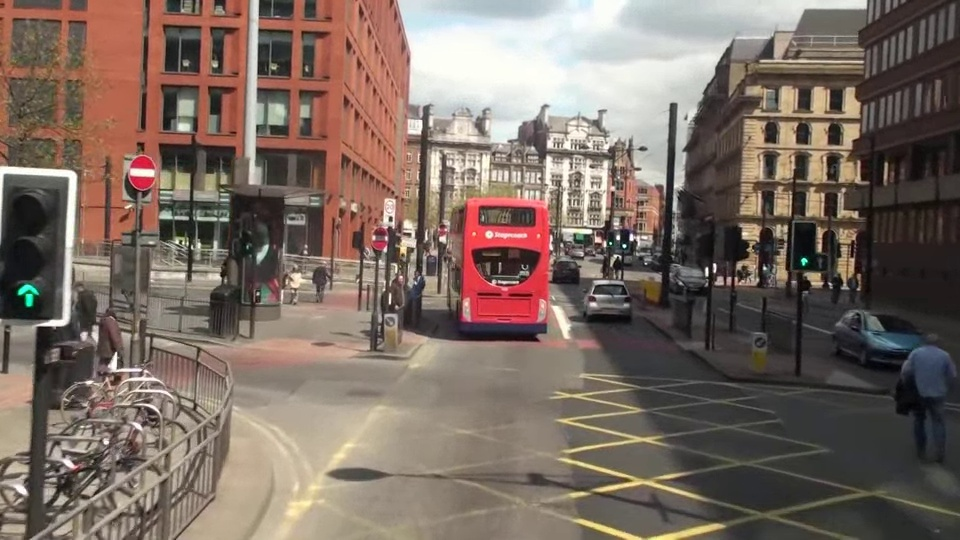
#> input picture 5주차 실습/mot_color70.jpg, 960 x 540 px
$ python '2.SIFT를 이용한 두 영상 간 특징점 매칭 - FLANN.py'
#> lines starting #> are read from the running program, lines starting #| are printed output that depends on the picture
import cv2 as cv
import numpy as np
import matplotlib.pyplot as plt

# 이미지 읽기
img1 = cv.imread('mot_color70.jpg')
#> img1 is the input picture: shape (540, 960, 3); mean B, G, R 98.4, 107.7, 123.2
gray1 = cv.cvtColor(img1, cv.COLOR_BGR2GRAY)
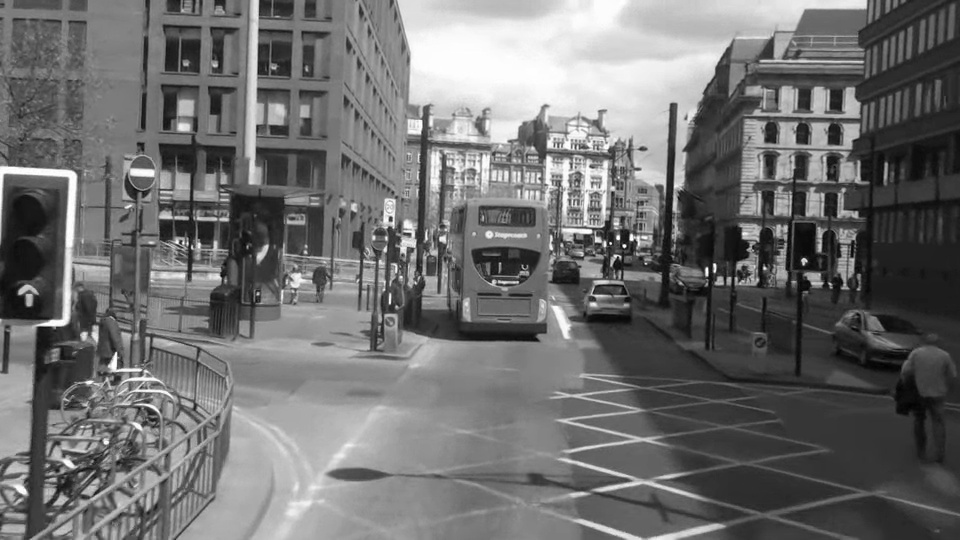
#> gray1: shape (540, 960); min 1, max 255, mean 111.3

# 장면 영상
img2 = cv.imread('mot_color83.jpg')
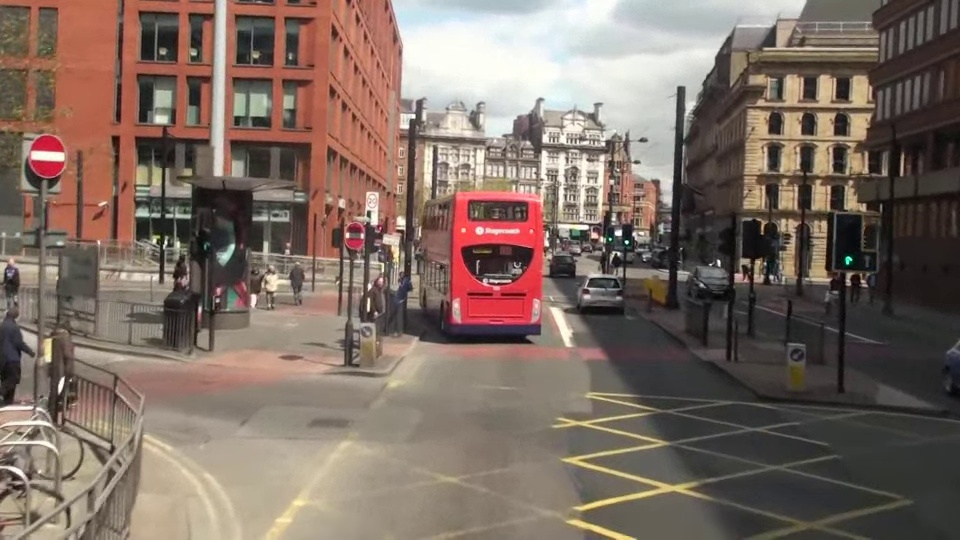
#> input picture 5주차 실습/mot_color83.jpg, 960 x 540 px
#> img2 is the input picture: shape (540, 960, 3); mean B, G, R 99.1, 108.8, 125.8
gray2 = cv.cvtColor(img2, cv.COLOR_BGR2GRAY)
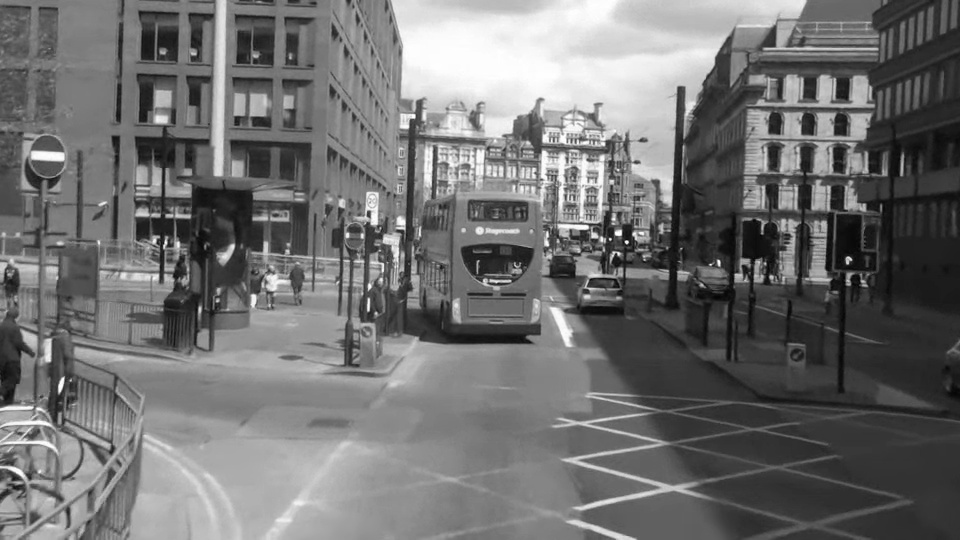
#> gray2: shape (540, 960); min 1, max 255, mean 112.8

# SIFT 특징점 검출
sift = cv.SIFT_create(1000, 3, 0.09, 10 ,1.5)
kp1, des1 = sift.detectAndCompute(gray1, None)
#> kp1 = 1000 keypoints; strongest (x, y, size): (624, 246, 2.5), (610, 243, 1.8), (618, 238, 3.1), (804, 261, 4.4)
kp2, des2 = sift.detectAndCompute(gray2, None)
#> kp2 = 1000 keypoints; strongest (x, y, size): (627, 242, 2.5), (618, 233, 4.8), (610, 239, 1.9), (848, 259, 4.8)

print('특징점 개수:', len(kp1), len(kp2))
#| 특징점 개수: 1000 1000

# FLANN 기반 매칭 (FlannBasedMatcher() 사용)
FLANN_INDEX_KDTREE = 1  # SIFT는 KD-트리 사용
index_params = dict(algorithm=FLANN_INDEX_KDTREE, trees=5)
search_params = dict(checks=50)
flann = cv.FlannBasedMatcher(index_params, search_params)
knn_matches = flann.knnMatch(des1, des2, k=2)
#> knn_matches = 1000 matches

# 최근접 이웃 거리 비율 테스트
T = 0.7
good_matches = []
for m, n in knn_matches:
    if m.distance < T * n.distance:
        good_matches.append(m)
#> after the loop, good_matches = 221 matches

print('좋은 매칭 수:', len(good_matches))
#| 좋은 매칭 수: 221

# 매칭 결과 이미지 생성
img_matches = cv.drawMatches(
    img1, kp1, img2, kp2, good_matches, None,
    flags=cv.DrawMatchesFlags_NOT_DRAW_SINGLE_POINTS
)
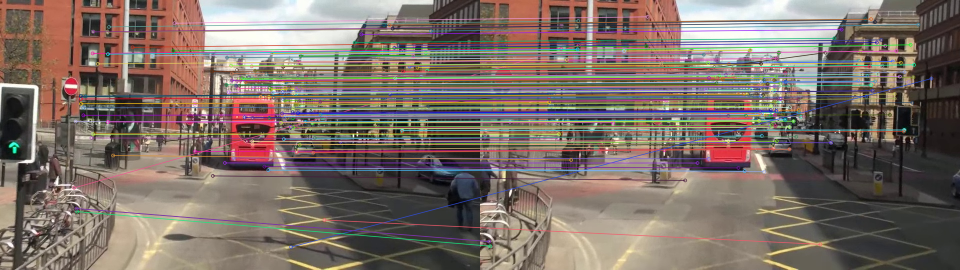
#> img_matches: shape (540, 1920, 3) (shown at 1/2 size); mean B, G, R 104, 111.4, 125.1

# matplotlib으로 시각화 (BGR -> RGB 변환)
img_matches_rgb = cv.cvtColor(img_matches, cv.COLOR_BGR2RGB)
plt.figure(figsize=(12, 6))
plt.imshow(img_matches_rgb)
plt.axis('off')
plt.title('FLANN based match')
plt.show()
